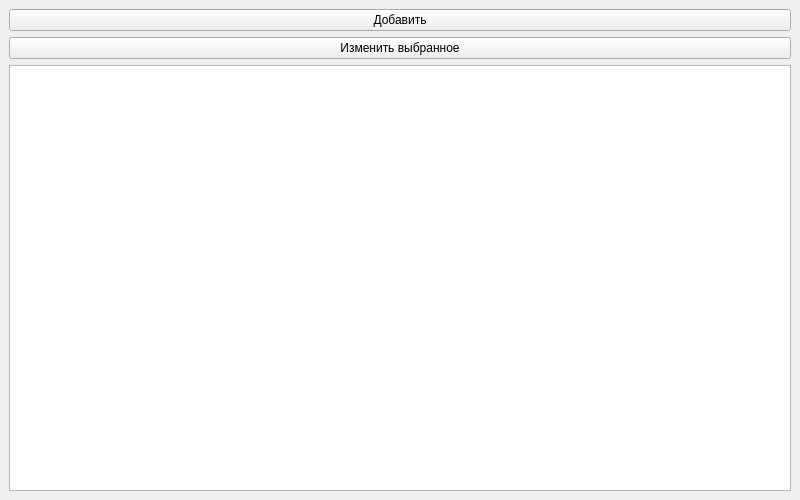
<?xml version="1.0" encoding="UTF-8"?>
<ui version="4.0">
 <class>MainWindow</class>
 <widget class="QMainWindow" name="MainWindow">
  <property name="geometry">
   <rect>
    <x>0</x>
    <y>0</y>
    <width>800</width>
    <height>500</height>
   </rect>
  </property>
  <property name="windowTitle">
   <string>Кофе</string>
  </property>
  <widget class="QWidget" name="centralwidget">
   <layout class="QVBoxLayout" name="verticalLayout">
    <item>
     <widget class="QPushButton" name="addBtn">
      <property name="text">
       <string>Добавить</string>
      </property>
     </widget>
    </item>
    <item>
     <widget class="QPushButton" name="editBtn">
      <property name="text">
       <string>Изменить выбранное</string>
      </property>
     </widget>
    </item>
    <item>
     <widget class="QTableWidget" name="tableWidget"/>
    </item>
   </layout>
  </widget>
 </widget>
 <resources/>
 <connections/>
</ui>
